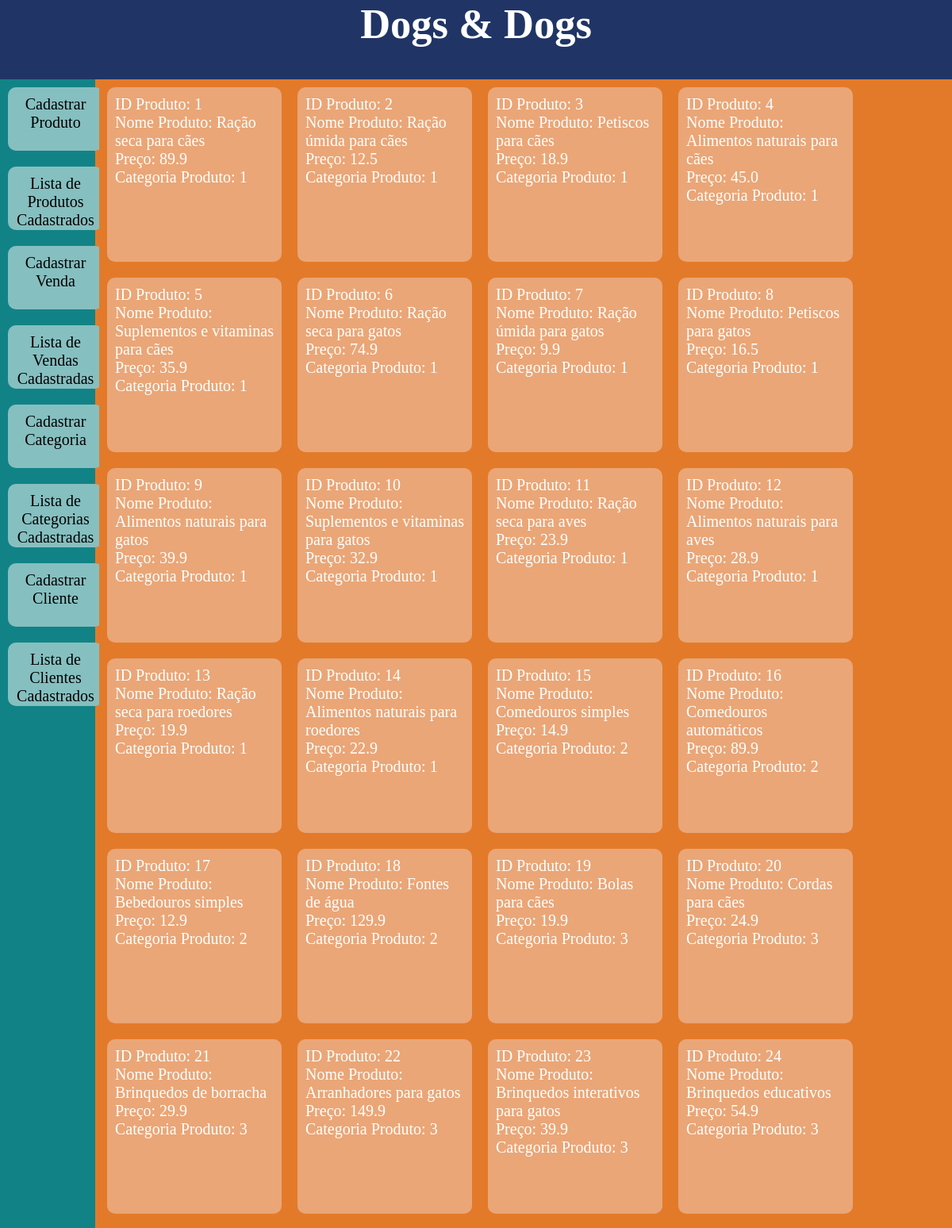
Screenshot of /produto (upper part) with the database file from the repository.
### models.py (models this page shows, shortened)
class Produto(Base):
    __tablename__ = 'TAB_PRODUTO'
    id_produto = Column(Integer, primary_key=True, autoincrement=True, index=True)
    nome_produto = Column(String(40), index=True, nullable=False)
    PRECO = Column(String(1000), index=True)
    cat_produtos = Column(ForeignKey('TAB_CATEGORIA.nome_categoria'), nullable=False)
    def serialize_produto(self):
        dados_produto = {
            'id_produto': self.id_produto,
            'nome_produto': self.nome_produto,
            'PRECO': self.PRECO,
            'cat_produtos': self.cat_produtos
        }
        return dados_produto

### app.py (the view)
@app.route('/produto')
def produto():
    sql_produto = select(Produto)
    resultado_produto = db_session.execute(sql_produto).scalars()
    print(resultado_produto)
    produto = []
    for n in resultado_produto:
        produto.append(n.serialize_produto())
        print(produto[-1])
    return render_template("produto.html",
                           produto=produto)

### templates/produto.html
{% extends 'home.html' %}
{% block conteudo%}
    {% for n in produto %}
    <div class="card">
        ID Produto: {{n.id_produto}}<br>
        Nome Produto: {{n.nome_produto}} <br>
        Preço: {{n.PRECO}} <br>
        Categoria Produto: {{n.cat_produtos}} <br>
    </div>
    {% endfor %}
{%endblock conteudo%}

### static/home.css (style rules this page uses)
* { margin: 0; padding: 0; }
body, html { height: 100vh; font-family: "Berlin Sans FB"; font-size: 20px; background-color: #E37A2A; }
.card { background-color: #eaa677; height: 200px; width: 200px; border-radius: 10px; margin: 10px; font-size: 10px; padding: 10px; font-size: 20px; float: left; }

### rows the page displays
Produto: id_produto "1", nome_produto "Ração seca para cães", PRECO "89.9", cat_produtos "1"
Produto: id_produto "2", nome_produto "Ração úmida para cães", PRECO "12.5", cat_produtos "1"
Produto: id_produto "3", nome_produto "Petiscos para cães", PRECO "18.9", cat_produtos "1"
Produto: id_produto "4", nome_produto "Alimentos naturais para cães", PRECO "45.0", cat_produtos "1"
Produto: id_produto "5", nome_produto "Suplementos e vitaminas para cães", PRECO "35.9", cat_produtos "1"
Produto: id_produto "6", nome_produto "Ração seca para gatos", PRECO "74.9", cat_produtos "1"
Produto: id_produto "7", nome_produto "Ração úmida para gatos", PRECO "9.9", cat_produtos "1"
Produto: id_produto "8", nome_produto "Petiscos para gatos", PRECO "16.5", cat_produtos "1"
Produto: id_produto "9", nome_produto "Alimentos naturais para gatos", PRECO "39.9", cat_produtos "1"
Produto: id_produto "10", nome_produto "Suplementos e vitaminas para gatos", PRECO "32.9", cat_produtos "1"
Produto: id_produto "11", nome_produto "Ração seca para aves", PRECO "23.9", cat_produtos "1"
Produto: id_produto "12", nome_produto "Alimentos naturais para aves", PRECO "28.9", cat_produtos "1"
Produto: id_produto "13", nome_produto "Ração seca para roedores", PRECO "19.9", cat_produtos "1"
Produto: id_produto "14", nome_produto "Alimentos naturais para roedores", PRECO "22.9", cat_produtos "1"
Produto: id_produto "15", nome_produto "Comedouros simples", PRECO "14.9", cat_produtos "2"
Produto: id_produto "16", nome_produto "Comedouros automáticos", PRECO "89.9", cat_produtos "2"
Produto: id_produto "17", nome_produto "Bebedouros simples", PRECO "12.9", cat_produtos "2"
Produto: id_produto "18", nome_produto "Fontes de água", PRECO "129.9", cat_produtos "2"
Produto: id_produto "19", nome_produto "Bolas para cães", PRECO "19.9", cat_produtos "3"
Produto: id_produto "20", nome_produto "Cordas para cães", PRECO "24.9", cat_produtos "3"
Produto: id_produto "21", nome_produto "Brinquedos de borracha", PRECO "29.9", cat_produtos "3"
Produto: id_produto "22", nome_produto "Arranhadores para gatos", PRECO "149.9", cat_produtos "3"
Produto: id_produto "23", nome_produto "Brinquedos interativos para gatos", PRECO "39.9", cat_produtos "3"
Produto: id_produto "24", nome_produto "Brinquedos educativos", PRECO "54.9", cat_produtos "3"
